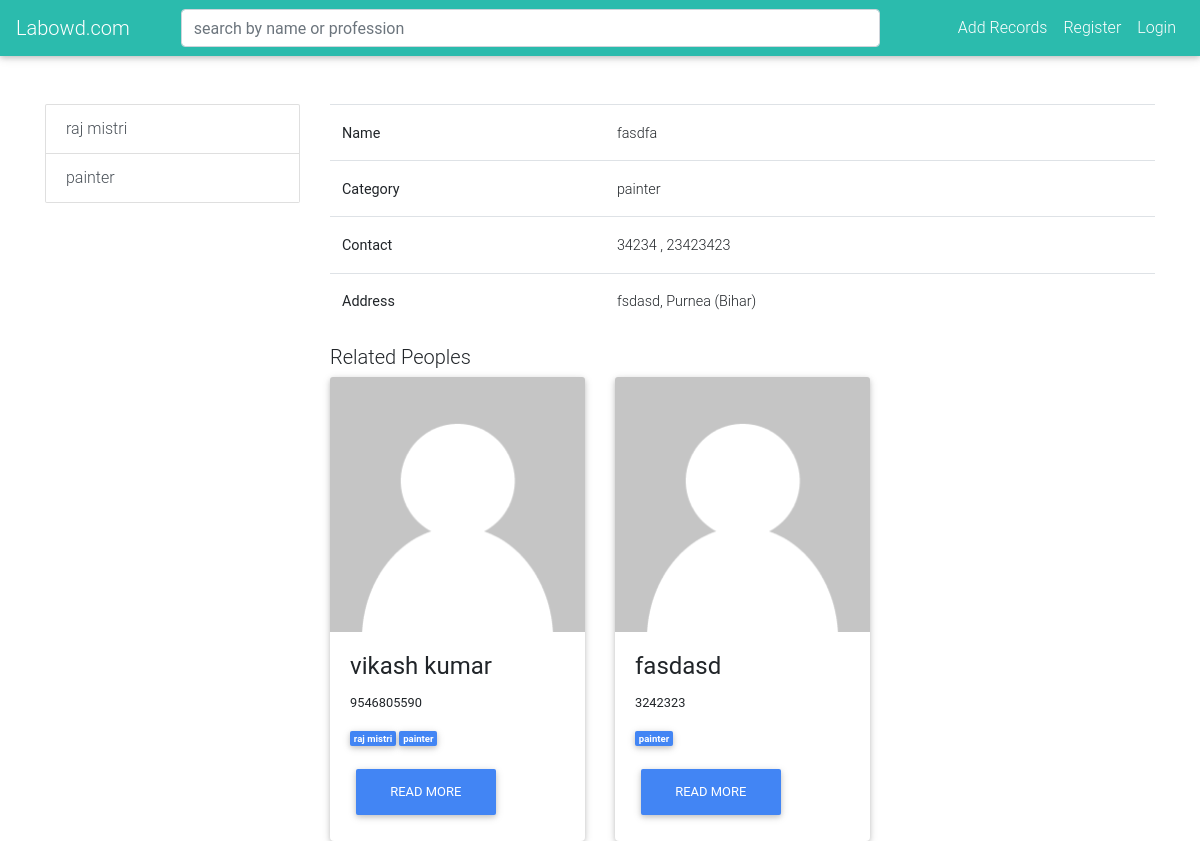
Page /details/2/ on the committed database.
### public/models.py (models this page shows, shortened)
class Categories(models.Model):
    cat_title = models.CharField(max_length=200)
    cat_description = models.TextField()
    cat_icon = models.CharField(max_length=25)
    cat_date_of_creation = models.DateTimeField(auto_now=True)
    def __str__(self):
        return self.cat_title

class Peoples(models.Model):
    name = models.CharField(max_length=200)
    category = models.ManyToManyField(Categories)
    contact = models.IntegerField(null=True)
    street = models.TextField()
    city = models.CharField(max_length=10,choices=CITY_CHOICE)
    state = models.CharField(max_length=10,choices=STATE_CHOICE)
    secondary_contact = models.IntegerField(null=True,blank=True)

### public/views.py (the view)
# urls.py: path('details/<int:pk>/',PeopleDetailView.as_view(),name='item'),
class PeopleDetailView(DetailView):
    model = Peoples
    template_name = "item.html"
    def get_context_data(self, **kwargs):
        context = super(PeopleDetailView, self).get_context_data(**kwargs)
        context['categories'] = Categories.objects.all()
        context['related_peoples'] = Peoples.objects.exclude(pk=self.kwargs['pk'])
        return context

### templates/item.html
{% extends 'base.html' %}
{% block content %}
    <div class="container mt-5">
        <div class="row">
            <div class="col-lg-3">
                {% include "side.html" %}
            </div>
            <div class="col-lg-9">
                <table class="table">
                    <tr>
                        <th>Name</th>
                        <td>{{ object.name }}</td>
                    </tr>
                    <tr>
                        <th>Category</th>
                        <td>
                            {% for c in object.category.all %}
                                {{ c }}
                            {% endfor %}
                        </td>
                    </tr>
                    <tr>
                        <th>Contact</th>
                        <td>
                            {{ object.contact }}{% if object.secondary_contact %}
                                , {{ object.secondary_contact }}
                            {% endif %}
                        </td>
                    </tr>
                    <tr>
                        <th>Address</th>
                        <td>
                            {{ object.street }}, {{ object.get_city_display }} ({{ object.get_state_display }})
                        </td>
                    </tr>
                </table>
                    <h2 class="lead">Related Peoples</h2>
                <div class="row">
                    {% for p in related_peoples %}
                        <div class="col-lg-4">
                            <div class="card">
                                {% load static %}
                                <img src="{% static 'default.png' %}" alt="" class="card-img-top">
                                <div class="card-body">
                                    <h4 class="card-title"><a>{{ p.name }}</a></h4>
                                    <p class="small">{{ p.contact }}
                                    </p>
                                    <p class="small">
                                        {% for c in p.category.all %}
                                            <span class="badge badge-primary">{{ c.cat_title }}</span>
                                        {% endfor %}
                                    </p>
                                    <a href="{% url 'item' p.id %}" class="btn btn-primary">Read More</a>
                                </div>
                            </div>
                        </div>
                    {% endfor %}
                </div>
            </div>
        </div>
    </div>
{% endblock %}

### templates/side.html
<div class="list-group">
    {% for cat in categories %}
        <a href="" class="list-group-item list-group-item-action">
            {{ cat.cat_title }}
        </a>
    {% endfor %}
</div>

### rows in the picture
Categories: cat_title "raj mistri"
Categories: cat_title "painter"
Peoples: name "fasdfa", contact "34234", secondary_contact "23423423", street "fsdasd", city "Purnea", state "Bihar"
Peoples: name "vikash kumar", contact "9546805590"
Peoples: name "fasdasd", contact "3242323"
